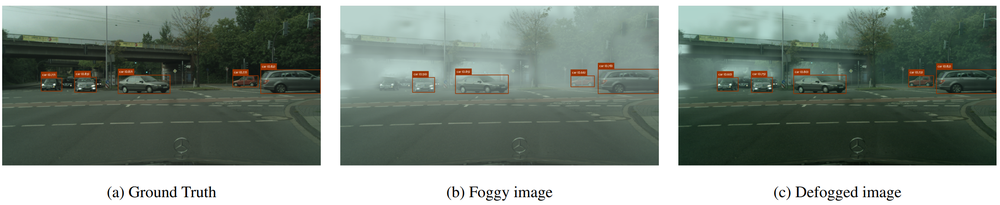
#> input picture assets/defog_example.png, 1000 x 205 px, shrunk from 2307 x 473 before the run
$ python -i difficulty.py   (imports and definitions only)
#> lines starting #> are read from the running program, lines starting #| are printed output that depends on the picture
# tools/difficulty.py
from __future__ import annotations
from typing import Dict, Tuple, Optional

import numpy as np
import cv2
from skimage.measure import shannon_entropy

# --- helpers --------------------------------------------------------------

def _to_gray_u8(img: np.ndarray) -> np.ndarray:
    """
    Ensure grayscale uint8 image.
    Accepts RGB uint8/float in [0,1] or [0,255].
    """
    arr = img
    if arr.ndim == 3 and arr.shape[2] == 3:  # assume RGB
        arr = cv2.cvtColor(arr, cv2.COLOR_RGB2GRAY)
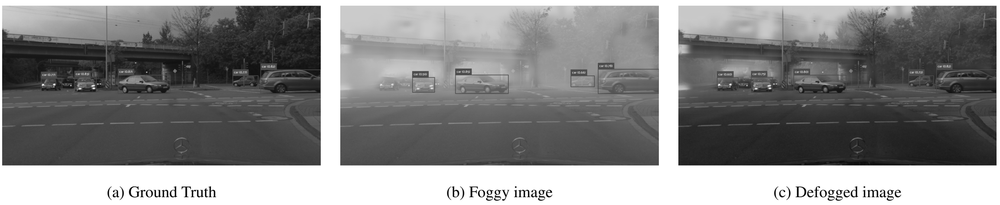
#> arr: shape (205, 1000); min 0, max 255, mean 134.3

    if arr.dtype.kind == "f":
        # Float: assume [0,1] or [0,255]; normalize to [0,255]
        vmax = 1.0 if arr.max() <= 1.0 else 255.0
        arr = np.clip(arr, 0.0, vmax)
        arr = (arr * (255.0 / vmax)).astype(np.uint8)
    elif arr.dtype != np.uint8:
        arr = arr.astype(np.uint8)
    return arr

# --- metrics --------------------------------------------------------------

def edge_density(img: np.ndarray, canny_low: int = 100, canny_high: int = 200) -> float:
    """
    Fraction of edge pixels via Canny on a grayscale version of the image.
    Returns value in [0, 1].
    """
    g = _to_gray_u8(img)
    edges = cv2.Canny(g, canny_low, canny_high)
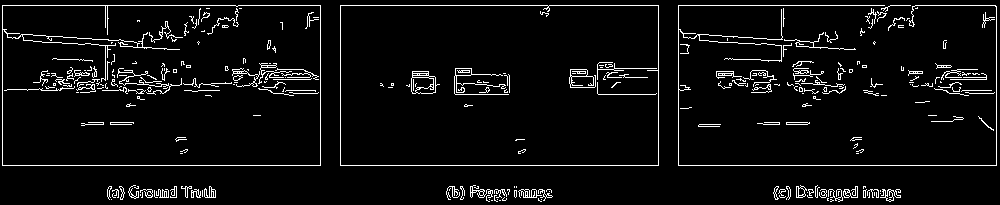
#> edges: shape (205, 1000); 5.3% white in thin lines or dots
    return float(np.count_nonzero(edges)) / float(edges.size)

def rms_contrast(img: np.ndarray) -> float:
    """
    RMS contrast on grayscale; normalized to [0,1] by dividing by 255.
    """
    g = _to_gray_u8(img).astype(np.float32)
    mu = g.mean()
#> mu = 134.3
    return float(np.sqrt(np.mean((g - mu) ** 2)) / 255.0)

def entropy(img: np.ndarray, base: int = 2) -> float:
    """
    Shannon entropy (skimage) on grayscale.
    Typical range ~[0,8] for uint8; higher = more complex.
    """
    g = _to_gray_u8(img)
    return float(shannon_entropy(g, base=base))/8

# --- optional: simple fog proxy (dark channel) ---------------------------

def dark_channel_proxy(img: np.ndarray, radius: int = 7) -> float:
    """
    A crude fog proxy: mean of the 'dark channel' (min over color channels,
    then min filter). Higher values can indicate heavier haze.
    Returns value in [0,1].
    """
    if img.ndim != 3 or img.shape[2] != 3:
        # make a fake 3-channel from gray
        g = _to_gray_u8(img)
        rgb = np.repeat(g[..., None], 3, axis=2)
    else:
        # ensure uint8 RGB
        if img.dtype.kind == "f":
            vmax = 1.0 if img.max() <= 1.0 else 255.0
            arr = np.clip(img, 0.0, vmax)
            rgb = (arr * (255.0 / vmax)).astype(np.uint8)
        else:
            rgb = img.astype(np.uint8)

    dark = np.min(rgb, axis=2)  # per-pixel min across channels
    ksize = 2 * radius + 1
    dark_eroded = cv2.erode(dark, np.ones((ksize, ksize), np.uint8))
    return float(dark_eroded.mean() / 255.0)

# --- combined API ---------------------------------------------------------

def difficulty_vector(
    img: np.ndarray,
    include_dark_channel: bool = False
) -> Dict[str, float]:
    """
    Compute all difficulty stats for a single image.
    Returns a dict with keys: edge_density, rms_contrast, entropy
    (+ dark_channel if requested).
    """
    out = {
        "edge_density": edge_density(img),
        "rms_contrast": rms_contrast(img),
        "entropy": entropy(img),
    }
#> out = {'edge_density': 0.0527, 'rms_contrast': 0.316, 'entropy': 0.82}
    if include_dark_channel:
        out["dark_channel"] = dark_channel_proxy(img)
    return out

>>> import cv2
>>> picture = cv2.cvtColor(cv2.imread('../../../assets/defog_example.png'), cv2.COLOR_BGR2RGB)
>>> result = difficulty_vector(picture)
#> result has the same summary as out in difficulty_vector
